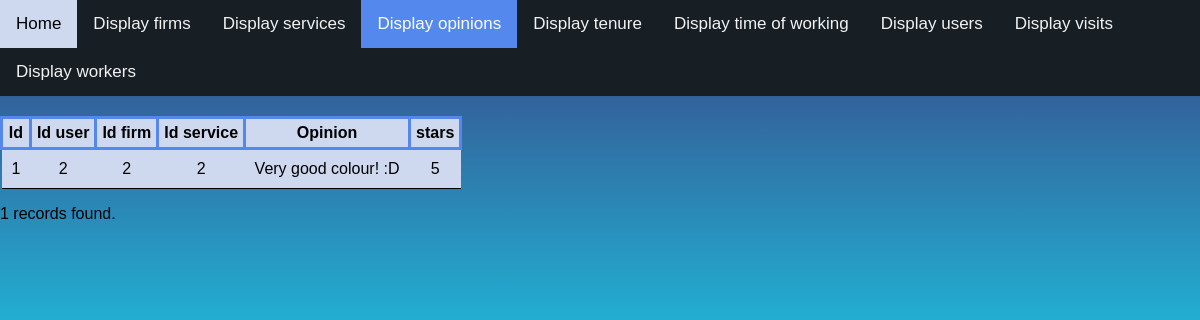
/display_opinions.php (signed in), run on the app's committed database.
### tables this page shows
CREATE TABLE `opinions` (
  `id` int(5) NOT NULL,
  `idUser` int(5) NOT NULL,
  `idFirm` int(5) NOT NULL,
  `idService` int(5) NOT NULL,
  `opinion` varchar(500) NOT NULL,
  `stars` int(1) NOT NULL
);

### display_opinions.php (the view, shortened to what this page needs)
<!DOCTYPE html>
<html>
<head>
<link rel="stylesheet" href="style.css">
</head>
<body>
<div class="topnav">
  <a href="mainMenu.php">Home</a>
  <a href="display_firms.php">Display firms</a>
  <a href="display_services.php" >Display services</a>
  <a class="active">Display opinions</a>
  <a href="display_tenure.php" >Display tenure</a>
  <a href="display_timeofworking.php">Display time of working</a>
  <a href="display_users.php">Display users</a>
  <a href="display_visits.php">Display visits</a>
  <a href="display_workers.php">Display workers</a>
</div>
<?php
require_once "configuration.php";
$dbConnection = new PDO("mysql:host=$dbHost;dbname=$dbName", $dbUsername, $dbPassword);
$dbConnection->setAttribute(PDO::ATTR_ERRMODE, PDO::ERRMODE_EXCEPTION);
$dbConnection->query('SET CHARSET utf8');
$query = "SELECT id, idUser, idFirm, idService, opinion, stars FROM opinions";
$statement = $dbConnection->prepare($query);
$statement->execute();
if ($statement->rowCount() > 0)
{
    echo "<table>";
    $result = $statement->fetchAll(PDO::FETCH_OBJ);
	echo "<th>Id</th> <th>Id user</th><th>Id firm</th><th>Id service</th><th>Opinion</th><th>stars</th> ";
    foreach ($result as $row)
    {
        echo "<tr>";
        echo "<td>" . $row->id . "</td><td>" . $row->idUser . "</td><td>" . $row->idFirm . "</td>
		<td>" . $row->idService . "</td><td>" . $row->opinion . "</td><td>"  . $row->stars . "</td>";
        echo "</tr>";
    }
    echo "</table>";
}
echo "<p>" . $statement->rowCount() . " records found.</p>";
?>
</body>
</html>

### style.css (style rules this page uses)
html, body { height: 100%; width: 100%; }
body { margin: 0; font-family: Arial, Helvetica, sans-serif; background: rgb(185,228,113); background: linear-gradient(0deg, rgba(185,228,113,1) 0%, rgba(30,193,223,1) 53%, rgba(54,85,145,1) 93%); }
table { margin-top:20px; border-collapse: collapse; }
table th { border: 3px solid #5588ed; background-color:#ced9f0; padding:5px; text-align: center; }
table tr { background-color:#ced9f0; border-bottom: 1px solid #000000; padding:10px; text-align:center; }
table td { padding:10px; }
.topnav { overflow: hidden; background-color:#171e24; }
.topnav a { float: left; color: #f2f2f2; text-align: center; padding: 14px 16px; text-decoration: none; font-size: 17px; }
.topnav a.active { background-color: #5588ed; color: white; }

### data on the page
opinions: id "1", idUser "2", idFirm "2", idService "2", opinion "Very good colour! :D", stars "5"

### other printed values
$statement->rowCount() "1"
